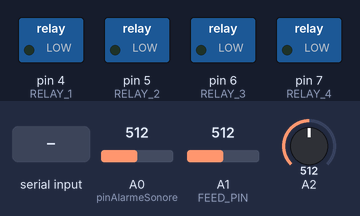
This sketch was run on a simulated Arduino Uno, built with avr-gcc and run on an emulated ATmega328P. Shown: switched loads named in the sketch (green lamp = pin HIGH). The inputs (shaded band) are chosen by the test bench; at power-on: A0 (pinAlarmeSonore) = 512, A1 (FEED_PIN) = 512, A2 = 512. What the sketch prints to the serial monitor is not drawn.

Above: at 1.2 s.
1.3 s: "Gicleur_1_ON\n" received over Serial
At 2.7 s:
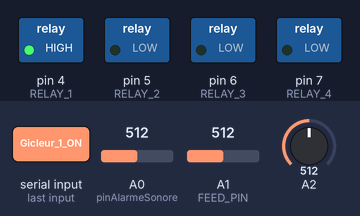
3.0 s: "Gicleur_2_ON\n" received over Serial
At 3.4 s:
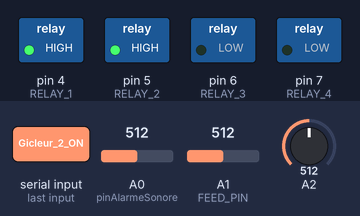
4.5 s: "Gicleur_1_OFF\n" received over Serial
At 5.7 s:
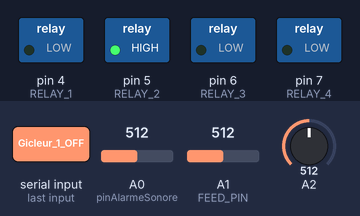
6.0 s: "Gicleur_3_ON\n" received over Serial
At 6.9 s:
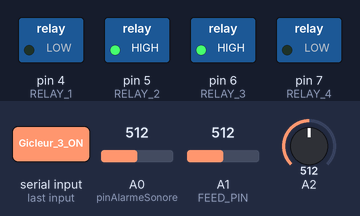
7.5 s: "Gicleur_2_OFF\n" received over Serial
At 8.0 s:
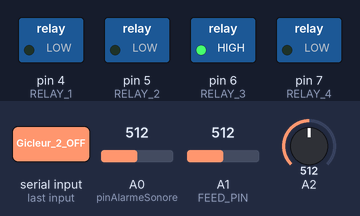
9.0 s: "Gicleur_3_OFF\n" received over Serial
At 10.4 s:
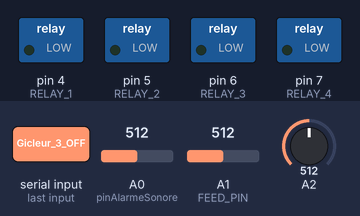
Timing chart, 0 to 11.5 s (numbered marks = the images above; inputs shaded):
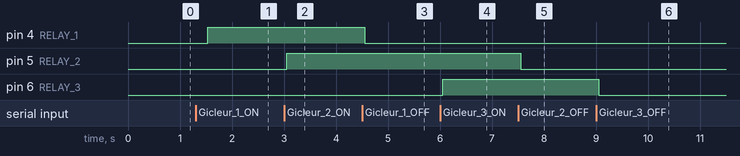

The sketch:

arduinoMontreal.ino
```cpp
#include <ArduinoJson.h>
#include <ArduinoJson.hpp>
#include <MQ2.h>

#include <Adafruit_MCP23X17.h>
#include "Timer.h"
#include "Math.h"
#include <string>


#define RELAY_1  4  // the Arduino pin, which connects to the relay 1
#define RELAY_2  5  // the Arduino pin, which connects to the relay 2
#define RELAY_3  6  // the Arduino pin, which connects to the relay 3
#define RELAY_4  7 // the Arduino pin, which connects to the relay 4


#define TIME_MSG_LEN  11   // time sync to PC is HEADER followed by unix time_t as ten ascii digits
#define TIME_HEADER  255   // Header tag for serial time sync message
#define DELAYERREUR 25
#define FEED_PIN 15  // MCP23XXX pin button is attached to

int number = 0;
int systemeArrosagePin = 8;
bool systemeDetectionPosition=false;
bool activationSystemeArrosage=false;
int debug = 0;

int pinChambrePrincipale=0;
int pinChambreSecondaire=1;
int pinBureau=2;
int pinSalon=3;
int pinSousSol=4;
int pinSalleVernis=5;
int pinPorteAvant=6;
int pinPorteArriere=7;
int pinPorteSousSol=8;
int pinSensorFumeeSalleBillard = 12;
int pinAlarmeSonore=14;
float valeurMax = 10;


const int pinEauAtelier=0;
const int pinSensorFumeeAtelier=1;
const int pinEauSalleLavage=2;
const int pinSensorPluie = 3;


struct DETECTEUR {
  int MouvChambrePrincipale;
  int MouvChambreSecondaire;
  int MouvBureau;
  int MouvSalon;
  int MouvSalleBillard;
  int MouvSalleVernis;
  int InterPorteAvant;
  int InterPorteArriere;
  int InterPorteSousSol;
  int DectEauAtelier;
  int DectEauSalleLavage;
  int DectFumeeAtelier;
  int DectFumeeSalleBillard;
  int DectEauPluie;
  int DectArrosageZone1;
  int DectArrosageZone2;
  int DectArrosageZone3;
  int DectArrosageZone4;

} Detecteur;

int delaiLecture=0;
Adafruit_MCP23X17 mcp;
String requete="";
unsigned long previousMillis = 0;        // will store last time LED was updated
unsigned long interval = 5000;

void setup() {
  Serial.begin(115200);

   if (!mcp.begin_I2C()) {
    Serial.println("Error.");
    //while (1);
  }


  // initialize Arduino pins pour les relais
  pinMode(RELAY_1, OUTPUT);
  pinMode(RELAY_2, OUTPUT);
  pinMode(RELAY_3, OUTPUT);
  pinMode(RELAY_4, OUTPUT);

  // si le mode est INPUT_PULLUP le port (pin) devient valeur High (1)
  // si le mode est INPUT  le port (pin) devient Low (0)

  mcp.pinMode(FEED_PIN, OUTPUT);
  mcp.digitalWrite(FEED_PIN, HIGH);

  mcp.pinMode(pinChambrePrincipale,INPUT_PULLUP);
  mcp.pinMode(pinChambreSecondaire,INPUT_PULLUP);
  mcp.pinMode(pinBureau,INPUT_PULLUP);
  mcp.pinMode(pinSalon,INPUT_PULLUP);
  mcp.pinMode(pinSousSol,INPUT_PULLUP);
  mcp.pinMode(pinSalleVernis,INPUT_PULLUP);
  mcp.pinMode(pinPorteAvant,INPUT_PULLUP);
  mcp.pinMode(pinPorteArriere,INPUT_PULLUP);
  mcp.pinMode(pinPorteSousSol,INPUT_PULLUP);
  //mcp.pinMode(pinEauAtelier,INPUT_PULLUP);
  //mcp.pinMode(pinEauSalleLavage,INPUT_PULLUP);
  //mcp.pinMode(pinSensorPluie,INPUT_PULLUP);

  //mcp.pinMode(pinSensorFumeeSalleBillard,INPUT_PULLUP); // Doit être à high. le sensor quand il depasse la limite il devient un ground (0)
  //mcp.pinMode(pinSensorFumeeAtelier,INPUT_PULLUP);       // Doit être à high. le sensor quand il depasse la limite il devient un ground (0)

  mcp.pinMode(pinAlarmeSonore, OUTPUT);
  mcp.digitalWrite(pinAlarmeSonore, LOW);

  //pinMode(systemeArrosagePin, OUTPUT);
  // setPinArduino(systemeArrosagePin, HIGH);
  //debug=false;

   //positionneRelaiGicleur(RELAY_1,HIGH);
    // initialize i2c as slave
}


void loop() {


  requete=receivedFromRaspberry();

  if (requete=="AlarmeSonore_ON"){
    // mcp.digitalWrite(pinAlarmeSonore, HIGH);
    }
  if (requete=="AlarmeSonore_OFF"){
     // mcp.digitalWrite(pinAlarmeSonore, LOW);
    }

  if (requete=="Gicleur_1_ON"){
      positionneRelaiGicleur(RELAY_1,HIGH);
      Detecteur.DectArrosageZone1=HIGH;
      delay(250);
    }

  if (requete=="Gicleur_1_OFF"){
      positionneRelaiGicleur(RELAY_1,LOW);
      Detecteur.DectArrosageZone1=LOW;
      delay(250);
  }


  if (requete=="Gicleur_2_ON"){
      positionneRelaiGicleur(RELAY_2,HIGH);
      Detecteur.DectArrosageZone2=HIGH;
      delay(250);
  }

  if (requete=="Gicleur_2_OFF"){
      positionneRelaiGicleur(RELAY_2,LOW);
      Detecteur.DectArrosageZone2=LOW;
      delay(250);
  }

  if (requete=="Gicleur_3_ON"){
      positionneRelaiGicleur(RELAY_3,HIGH);
      Detecteur.DectArrosageZone3=HIGH;
      delay(250);
  }


  if (requete=="Gicleur_3_OFF"){
      positionneRelaiGicleur(RELAY_3,LOW);
      Detecteur.DectArrosageZone3=LOW;
      delay(250);
  }


  if (requete=="Gicleur_4_ON"){
      positionneRelaiGicleur(RELAY_4,HIGH);
      Detecteur.DectArrosageZone4=HIGH;
      delay(250);

  }

  if (requete=="Gicleur_4_OFF"){
      positionneRelaiGicleur(RELAY_4,LOW);
      Detecteur.DectArrosageZone4=LOW;
      delay(250);
  }


  Detecteur.MouvChambrePrincipale=getDetecteurStatut(pinChambrePrincipale);
  Detecteur.MouvChambreSecondaire=getDetecteurStatut(pinChambreSecondaire);
  Detecteur.MouvBureau=getDetecteurStatut(pinBureau);
  Detecteur.MouvSalon=getDetecteurStatut(pinSalon);
  Detecteur.MouvSalleBillard=getDetecteurStatut(pinSousSol);
  Detecteur.MouvSalleVernis=getDetecteurStatut(pinSalleVernis);
  Detecteur.InterPorteAvant=getDetecteurStatut(pinPorteAvant);
  Detecteur.InterPorteArriere=getDetecteurStatut(pinPorteArriere);
  Detecteur.InterPorteSousSol=getDetecteurStatut(pinPorteSousSol);
  Detecteur.DectEauAtelier=getPinStatut(pinEauAtelier);
  Detecteur.DectEauSalleLavage=getPinStatut(pinEauSalleLavage);
  // Detecteur.DectEauPluie=getPinStatut(pinSensorPluie);

  //Detecteur.DectFumeeSalleBillard=getDetecteurStatut(pinSensorFumeeSalleBillard);
  Detecteur.DectFumeeAtelier=getPinStatut(pinSensorFumeeAtelier);

  Detecteur.DectArrosageZone1=getStatutOutputPin(RELAY_1);
  Detecteur.DectArrosageZone2=getStatutOutputPin(RELAY_2);
  Detecteur.DectArrosageZone3=getStatutOutputPin(RELAY_3);
  Detecteur.DectArrosageZone4=getStatutOutputPin(RELAY_4);
  Detecteur.DectEauPluie=0.0;

  delay(250);
  assigneValeursAuxVariables();

  //Serial.println("passe 1");
   requete="";
}

String receivedFromRaspberry() {

    String line="";
    line = Serial.readStringUntil('\n');
    delay(50);
    return line;

}

int getDetecteurStatut(int pinNo){
 int resultat=0;

resultat=mcp.digitalRead(pinNo);


 delay(15);
 return resultat;
}


int getPinStatut(int pinNo){
  float resultat;

    resultat = analogRead(pinNo);
    if (resultat > 800){
      return 0;
      }
      else{
          return 1;
      }
}


// statut du gicleur d arrosage
float getStatutOutputPin(int pin){

  uint8_t bit = digitalPinToBitMask(pin);
  uint8_t port = digitalPinToPort(pin);
  if (port == NOT_A_PIN)
    return LOW;

  return (*portOutputRegister(port) & bit) ? HIGH : LOW;

}

void setPinArduino(int pinNo, bool valeur){

  if (valeur==true){
    digitalWrite(pinNo, HIGH);
  }
  else{
    digitalWrite(pinNo, LOW);
  }
}

void positionneRelaiGicleur(int relayGicleur, int valeur){
  digitalWrite(relayGicleur, valeur);
  }

void assigneValeursAuxVariables(){
    DynamicJsonDocument doc(400);
    char output[400];

    doc["MouvChambrePrincipale"]=Detecteur.MouvChambrePrincipale;
    doc["MouvChambreSecondaire"]=Detecteur.MouvChambreSecondaire;
    doc["MouvBureau"]=Detecteur.MouvBureau;
    doc["MouvSalon"]=Detecteur.MouvSalon;
    doc["MouvSalleBillard"]=Detecteur.MouvSalleBillard;
    doc["MouvSalleVernis"]=Detecteur.MouvSalleVernis;
    doc["InterPorteAvant"]=Detecteur.InterPorteAvant;
    doc["InterPorteArriere"]=Detecteur.InterPorteArriere;
    doc["InterPorteSousSol"]=Detecteur.InterPorteSousSol;
    doc["DectEauAtelier"]=Detecteur.DectEauAtelier;
    doc["DectEauSalleLavage"]=Detecteur.DectEauSalleLavage;
    doc["DectFumeeAtelier"]=Detecteur.DectFumeeAtelier;
    doc["DectFumeeSalleBillard"]=Detecteur.DectFumeeSalleBillard;
    doc["DectEauPluie"]=Detecteur.DectEauPluie;
    doc["DectArrosageZone1"]=Detecteur.DectArrosageZone1;
    doc["DectArrosageZone2"]=Detecteur.DectArrosageZone2;
    doc["DectArrosageZone3"]=Detecteur.DectArrosageZone3;
    doc["DectArrosageZone4"]=Detecteur.DectArrosageZone4;


    serializeJson(doc, output);
    Serial.println(output);

}
```

Measured:
- after the input at 1.3 s, pin 4 (RELAY_1): LOW → HIGH after 0.23 s
- after the input at 3.0 s, pin 5 (RELAY_2): LOW → HIGH after 0.05 s
- after the input at 4.5 s, pin 4 (RELAY_1): HIGH → LOW after 0.05 s
- after the input at 6.0 s, pin 6 (RELAY_3): LOW → HIGH after 0.05 s
- after the input at 7.5 s, pin 5 (RELAY_2): HIGH → LOW after 0.05 s
- after the input at 9.0 s, pin 6 (RELAY_3): HIGH → LOW after 0.05 s
